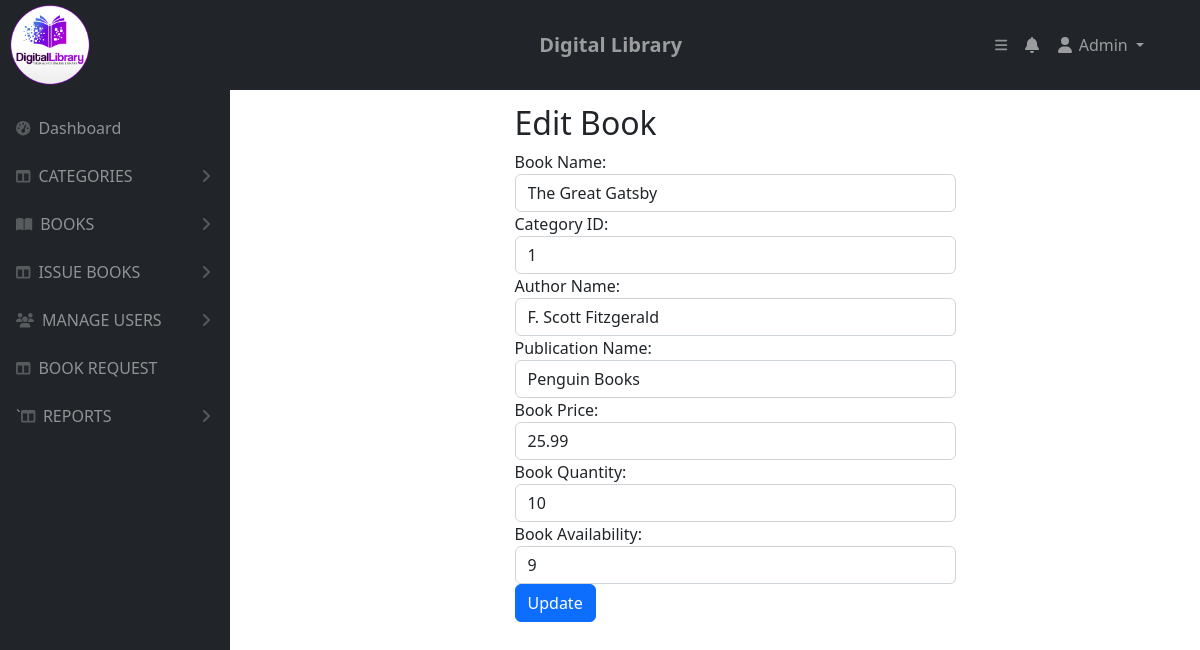
The page /admin/edit_book.php?id=1 (signed in) on the database its author committed.
### tables this page shows
CREATE TABLE `book` (
  `id` int(11) NOT NULL,
  `books_name` varchar(255) NOT NULL,
  `books_image` varchar(255) DEFAULT NULL,
  `catid` int(11) DEFAULT NULL,
  `books_author_name` varchar(255) DEFAULT NULL,
  `books_publication_name` varchar(255) DEFAULT NULL,
  `books_purchase_date` date DEFAULT NULL,
  `books_price` decimal(10,2) DEFAULT NULL,
  `books_quantity` int(11) DEFAULT NULL,
  `books_availability` varchar(10) DEFAULT NULL,
  `books_rent` decimal(10,2) DEFAULT NULL,
  `isbn_number` varchar(20) DEFAULT NULL,
  `librarian_username` varchar(255) DEFAULT NULL
);

### admin/edit_book.php (the view, shortened to what this page needs)
<?php
include '../include/header.php';
if (isset($_GET["id"])) {
    $bookId = $_GET["id"];
    $query = "SELECT * FROM book WHERE id = $bookId";
    $result = mysqli_query($link, $query);
    $book = mysqli_fetch_assoc($result);
?>
    <!DOCTYPE html>
    <html>
    <head>
        <link rel="stylesheet" type="text/css" href="https://cdn.datatables.net/1.11.3/css/dataTables.bootstrap5.min.css">
    </head>
    <body>
        <div id="layoutSidenav_content" style="padding-left: 270px;">
            <main>
                <br><br>
                <div class="bstore">
                    <div class="container">
                        <div class="row">
                            <div class="col-md-6 mx-auto">
                                <h2>Edit Book</h2>
                                <form method="POST" action="edit_book.php">
                                    <div class="form-group">
                                        <label>Book Name:</label>
                                        <input type="text" name="book_name" class="form-control" value="<?php echo $book['books_name']; ?>">
                                    </div>
                                    <div class="form-group">
                                        <label>Category ID:</label>
                                        <input type="text" name="category_id" class="form-control" value="<?php echo $book['catid']; ?>">
                                    </div>
                                    <div class="form-group">
                                        <label>Author Name:</label>
                                        <input type="text" name="author_name" class="form-control" value="<?php echo $book['books_author_name']; ?>">
                                    </div>
                                    <div class="form-group">
                                        <label>Publication Name:</label>
                                        <input type="text" name="publication_name" class="form-control" value="<?php echo $book['books_publication_name']; ?>">
                                    </div>
                                    <div class="form-group">
                                        <label>Book Price:</label>
                                        <input type="text" name="book_price" class="form-control" value="<?php echo $book['books_price']; ?>">
                                    </div>
                                    <div class="form-group">
                                        <label>Book Quantity:</label>
                                        <input type="text" name="book_quantity" class="form-control" value="<?php echo $book['books_quantity']; ?>">
                                    </div>
                                    <div class="form-group">
                                        <label>Book Availability:</label>
                                        <input type="text" name="book_availability" class="form-control" value="<?php echo $book['books_availability']; ?>">
                                    </div>
                                    <button type="submit" name="submit" class="btn btn-primary">Update</button>
                                </form>
                            </div>
                        </div>
                    </div>
                </div>
            </main>
        </div>
    </body>
    </html>
<?php
}
?>

### rows shown on the page
book: book_name "The Great Gatsby", category_id "1", author_name "F. Scott Fitzgerald", publication_name "Penguin Books", book_price "25.99", book_quantity "10", book_availability "9"
